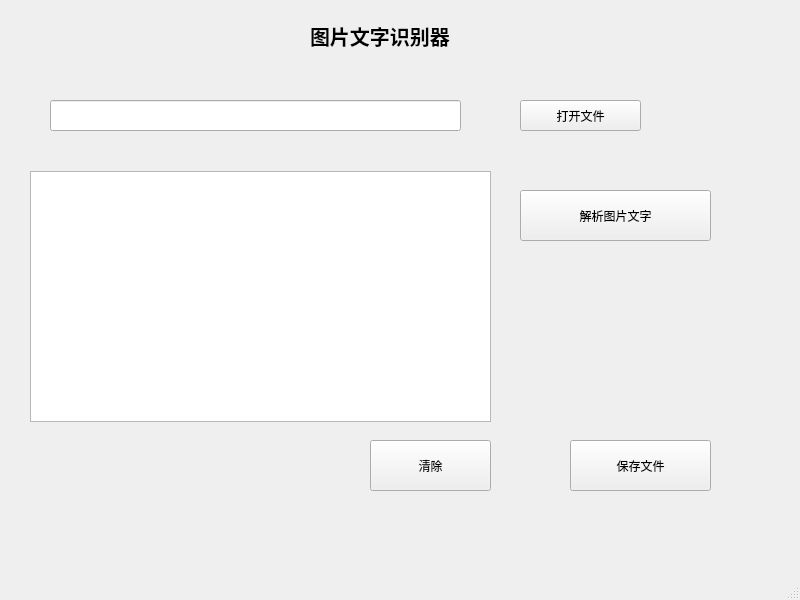
<?xml version="1.0" encoding="UTF-8"?>
<ui version="4.0">
 <class>MainWindow</class>
 <widget class="QMainWindow" name="MainWindow">
  <property name="geometry">
   <rect>
    <x>0</x>
    <y>0</y>
    <width>800</width>
    <height>600</height>
   </rect>
  </property>
  <property name="windowTitle">
   <string>MainWindow</string>
  </property>
  <widget class="QWidget" name="centralwidget">
   <widget class="QPushButton" name="pushButton">
    <property name="geometry">
     <rect>
      <x>570</x>
      <y>440</y>
      <width>141</width>
      <height>51</height>
     </rect>
    </property>
    <property name="text">
     <string>保存文件</string>
    </property>
   </widget>
   <widget class="QPlainTextEdit" name="plainTextEdit">
    <property name="geometry">
     <rect>
      <x>30</x>
      <y>171</y>
      <width>461</width>
      <height>251</height>
     </rect>
    </property>
   </widget>
   <widget class="QLineEdit" name="line">
    <property name="geometry">
     <rect>
      <x>50</x>
      <y>100</y>
      <width>411</width>
      <height>31</height>
     </rect>
    </property>
   </widget>
   <widget class="QPushButton" name="pushButton_2">
    <property name="geometry">
     <rect>
      <x>520</x>
      <y>100</y>
      <width>121</width>
      <height>31</height>
     </rect>
    </property>
    <property name="text">
     <string>打开文件</string>
    </property>
   </widget>
   <widget class="QPushButton" name="pushButton_3">
    <property name="geometry">
     <rect>
      <x>370</x>
      <y>440</y>
      <width>121</width>
      <height>51</height>
     </rect>
    </property>
    <property name="text">
     <string>清除</string>
    </property>
   </widget>
   <widget class="QLabel" name="label">
    <property name="geometry">
     <rect>
      <x>310</x>
      <y>10</y>
      <width>231</width>
      <height>51</height>
     </rect>
    </property>
    <property name="font">
     <font>
      <pointsize>15</pointsize>
      <weight>75</weight>
      <italic>false</italic>
      <bold>true</bold>
     </font>
    </property>
    <property name="text">
     <string>图片文字识别器</string>
    </property>
   </widget>
   <widget class="QPushButton" name="pushButton_4">
    <property name="geometry">
     <rect>
      <x>520</x>
      <y>190</y>
      <width>191</width>
      <height>51</height>
     </rect>
    </property>
    <property name="text">
     <string>解析图片文字</string>
    </property>
   </widget>
  </widget>
  <widget class="QMenuBar" name="menubar">
   <property name="geometry">
    <rect>
     <x>0</x>
     <y>0</y>
     <width>800</width>
     <height>26</height>
    </rect>
   </property>
  </widget>
  <widget class="QStatusBar" name="statusbar"/>
 </widget>
 <resources/>
 <connections>
  <connection>
   <sender>pushButton_3</sender>
   <signal>clicked()</signal>
   <receiver>plainTextEdit</receiver>
   <slot>clear()</slot>
   <hints>
    <hint type="sourcelabel">
     <x>389</x>
     <y>489</y>
    </hint>
    <hint type="destinationlabel">
     <x>248</x>
     <y>447</y>
    </hint>
   </hints>
  </connection>
 </connections>
</ui>
